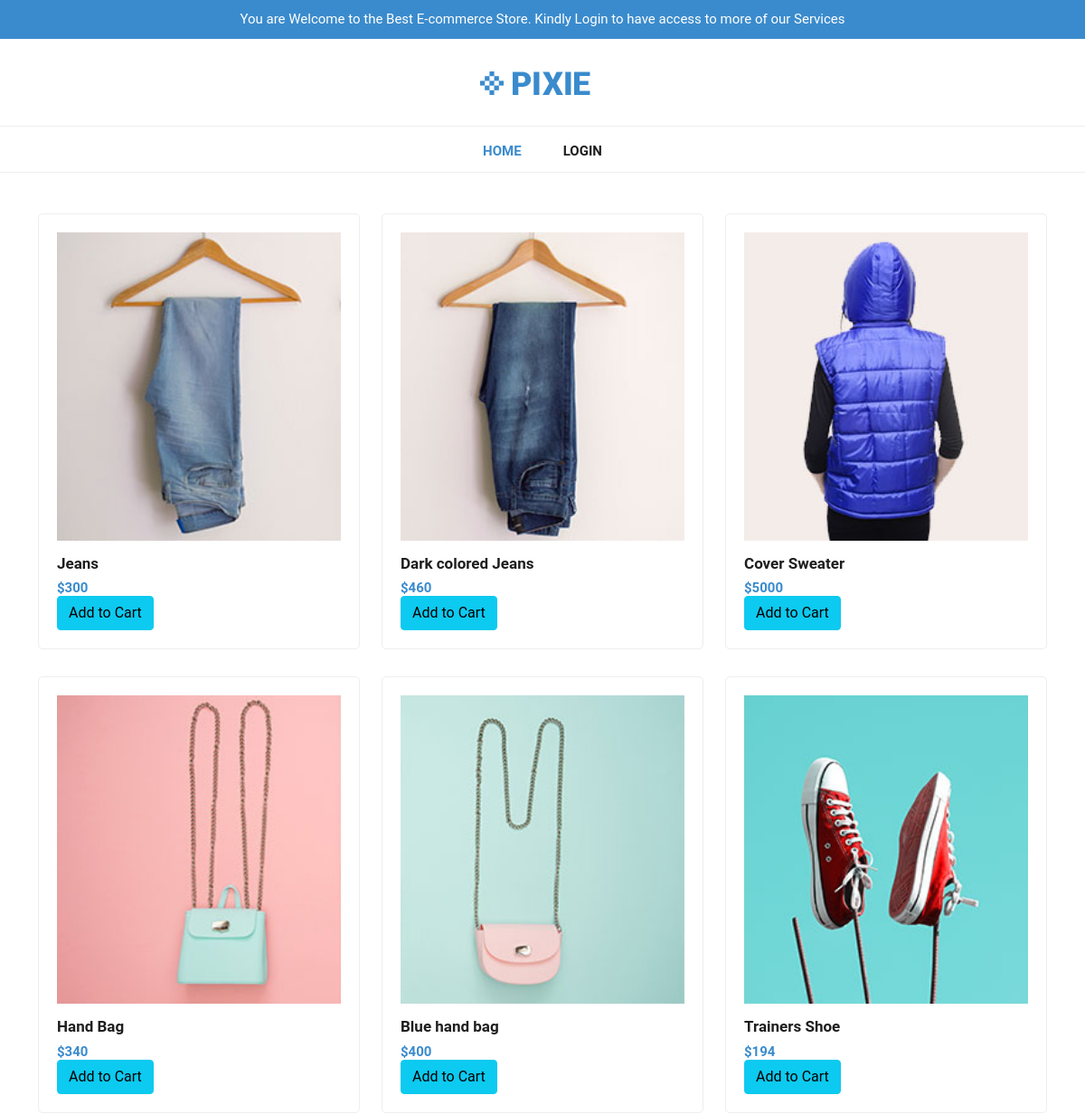
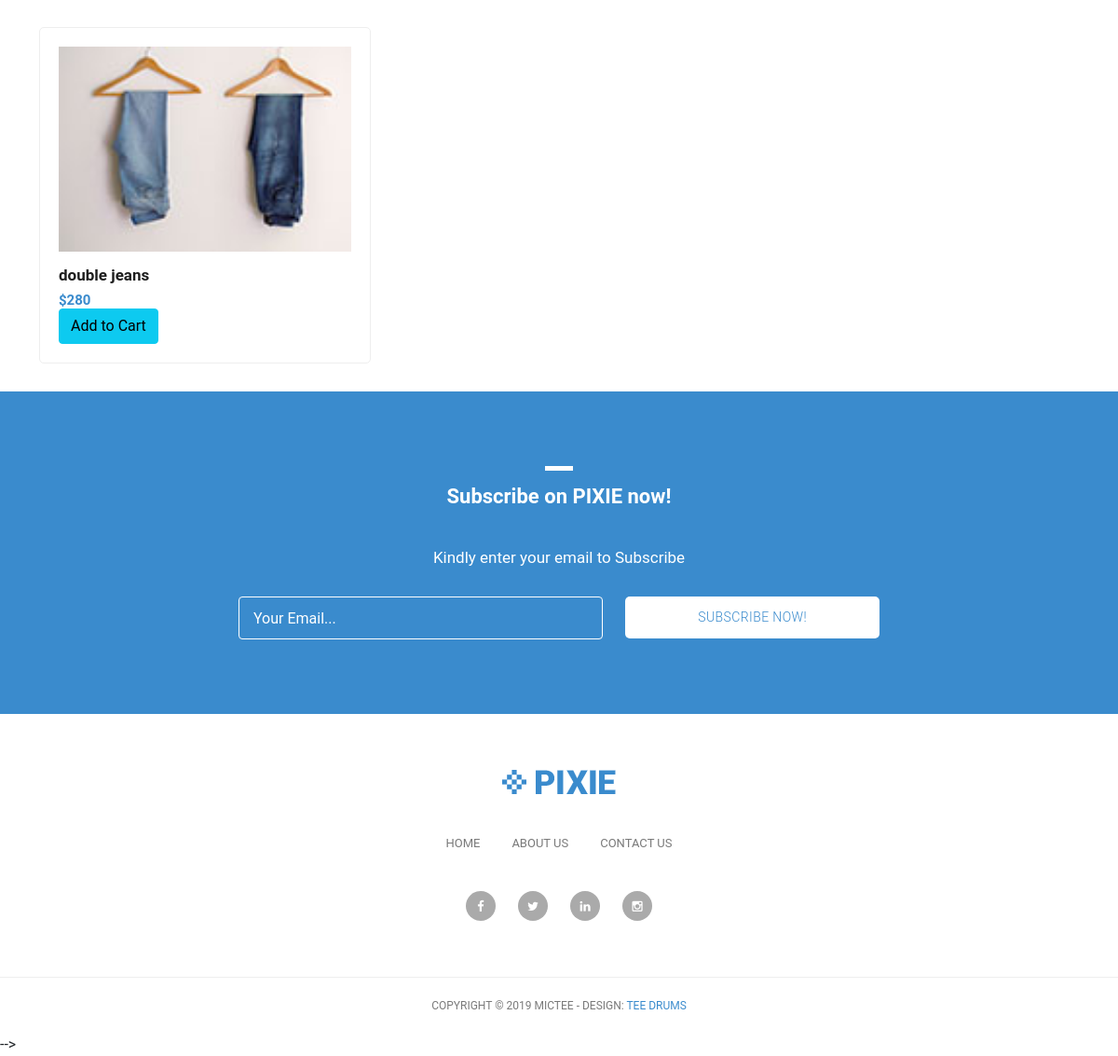
The app's page /product/ with its own data (2 pictures, top to bottom).
### estore/models.py (models this page shows, shortened)
class Item(models.Model):
    name = models.CharField(max_length=255)
    slug = models.SlugField(null=True)
    count = models.IntegerField(null=True, default=0)
    price = models.IntegerField()
    img = models.ImageField(upload_to='pics')
    description = models.CharField(max_length=400)

### estore/views.py (the view)
# urls.py: path('product/', views.ItemLisitView.as_view(), name='product'),
class ItemLisitView(ListView):
    context_object_name = "itemm"
    model = Item
    template_name = "product.html"

### templates/product.html (shortened to what this page needs)
{% extends "base.html" %}
{% load static %}
{% block content %}
<br>
<br>
<br>
<br>
<div class="featured container no-gutter">
  <div class="row posts">
    {% for item in itemm %}
      <div id="" class="item new col-md-4">
        <a  href="{% url 'estore:description' slug=item.slug %}">
          <div class="featured-item">
            <img src="{{item.img.url}}" alt="">
            <h4>{{item.name}}</h4>
            <h6>${{item.price}}</h6>
            <a  href="{% url 'estore:checkout' %}" class="btn btn-info" >Add to Cart</a>
          </div>
        </a>
      </div>
      {% endfor %}
  </div>
</div>
{% endblock %}

### static/css/tooplate-main.css (style rules this page uses)
body { font-family: 'Roboto', sans-serif; transition: all 0.5s; }
a { text-decoration: none!important; }
.featured-item { border-radius: 5px; border: 1px solid #eee; padding: 20px; transition: all 0.5s; }
.featured-item img { width: 100%; }
.featured-item h4 { font-size: 17px; font-weight: 700; color: #1e1e1e; margin-top: 15px; transition: all 0.5s; }
.featured-item h6 { color: #3a8bcd; font-size: 15px; font-weight: 700; margin-bottom: 0px; }
.featured .featured-item { margin-bottom: 30px; text-decoration: none; }
.featured .featured-item h4 { transition: all 0.5s; }

### records on screen
Item: img (picture), name "Jeans", price "300"
Item: img (picture), name "Dark colored Jeans", price "460"
Item: img (picture), name "Cover Sweater", price "5000"
Item: img (picture), name "Hand Bag", price "340"
Item: img (picture), name "Blue hand bag", price "400"
Item: img (picture), name "Trainers Shoe", price "194"
Item: img (picture), name "double jeans", price "280"
